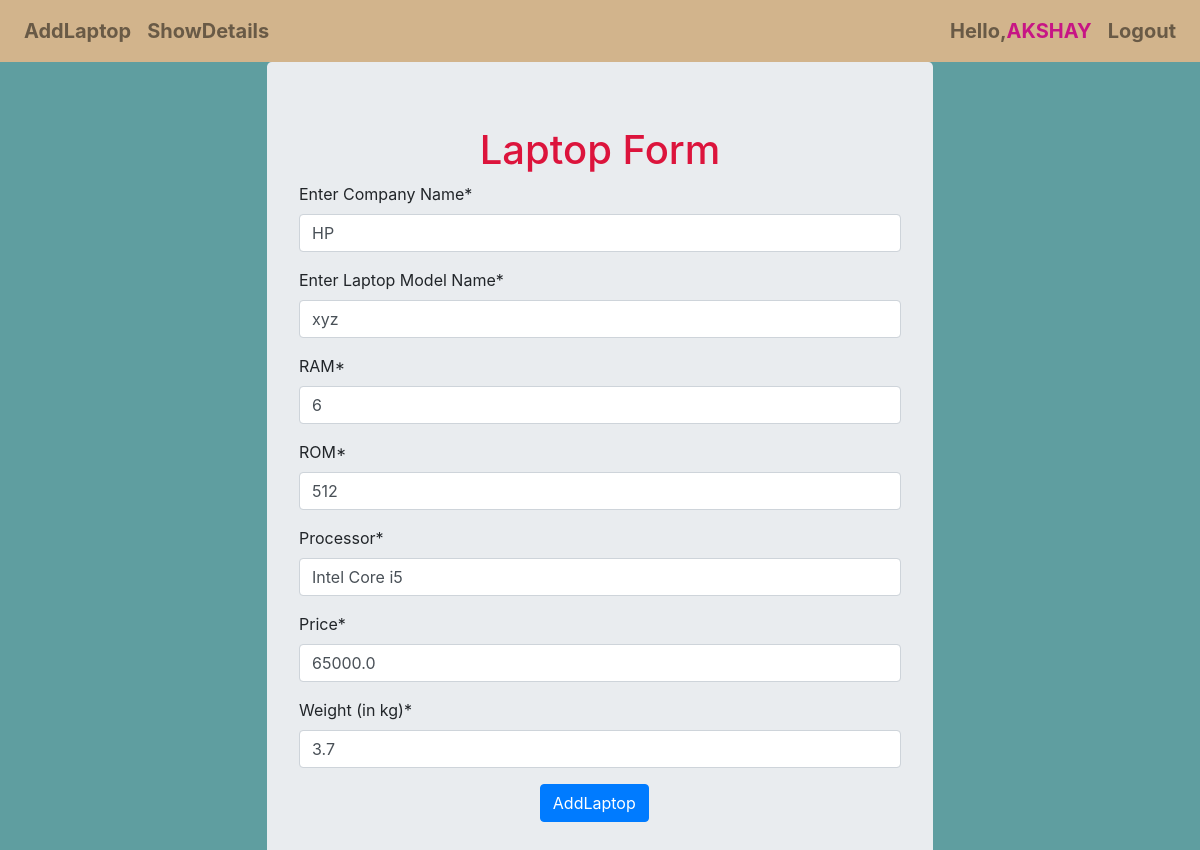
The app's page /laptop/update/4/ (signed in) with its own data.
### LaptopApp/models.py (models this page shows, shortened)
class Laptop(models.Model):
    company = models.CharField(max_length=32)
    model_name = models.CharField(max_length=32)
    ram = models.IntegerField()
    rom = models.IntegerField()
    processor = models.CharField(max_length=32)
    price = models.FloatField()
    weight = models.FloatField()

### LaptopApp/views.py (the view, shortened to what this page needs)
# urls.py: path('update/<int:i>/',views.LaptopUpdate.as_view(),name='update'),
class LaptopUpdate(LoginRequiredMixin,View):
    def get(self,request,i):
        laptop = Laptop.objects.get(id=i)
        form = LaptopModelForm(instance=laptop)
        template_name = 'LaptopApp/laptop.html'
        context = {'form':form}
        return render(request, template_name, context)

### LaptopApp/forms.py (shortened to what this page needs)
class LaptopModelForm(forms.ModelForm):
    class Meta:
        model = Laptop
        fields = "__all__"
        labels = {
            'company':'Enter Company Name',
            'model_name':'Enter Laptop Model Name',
            'ram':'RAM',
            'rom':'ROM',
            'weight':'Weight (in kg)'
        }
        widgets = {
            'ram':forms.TextInput(attrs={'placeholder':'in GB'}),
            'rom':forms.TextInput(attrs={'placeholder':'in GB'}),
        }

### templates/LaptopApp/laptop.html (shortened to what this page needs)
{% extends "LaptopApp/base.html" %}
{% load crispy_forms_tags %}
{% block content %}
    <div class="container">
        <form method="post" class="jumbotron " style="margin:auto;width:60%">
            <h1 style="text-align:center;color:crimson">Laptop Form</h1>
            {{form | crispy}}
            <input type="submit" value="AddLaptop" class="btn btn-primary " style="margin-left:40%">
        </form>
    </div>
{% endblock %}

### templates/LaptopApp/base.html (shortened to what this page needs)
<!DOCTYPE html>
{% load crispy_forms_tags %}
<html lang="en">
<head>
    <link rel="stylesheet" href="https://cdn.jsdelivr.net/npm/bootstrap@4.6.1/dist/css/bootstrap.min.css">
</head>
<body style="background-color:cadetblue">
    <nav class="navbar navbar-expand-lg navbar-light " style="font-size:20px;font-weight:bold;background-color:tan;color:red">
      <div class="collapse navbar-collapse" id="navbarNav">
        <ul class="navbar-nav me-auto mb-2 mb-lg-0 ">
          <li class="nav-item ">
            <a class="nav-link " href="{% url 'add_laptop' %}">AddLaptop</a>
          </li>
          <li class="nav-item ">
            <a class="nav-link " href="{% url 'show_laptop' %}">ShowDetails</a>
          </li>
        </ul>
        {% if user.is_authenticated %}
            <ul class="navbar-nav ml-auto">
              <li class="nav-item ">
                  <a class="nav-link ">Hello,<span style="color:mediumvioletred">{{user.username|upper}}</span></a>
              </li>
              <li class="nav-item ">
                <a class="nav-link " href="{% url 'logout' %}">Logout</a>
              </li>
            </ul>
        {% endif %}
      </div>
    </nav>
    {% block content %}
    {% endblock %}
</body>
</html>

### records on screen
Laptop: company "HP", model_name "xyz", ram "6", rom "512", processor "Intel Core i5", price "65000.0", weight "3.7"

### other values on screen
{{ user.username|upper }} "AKSHAY"
